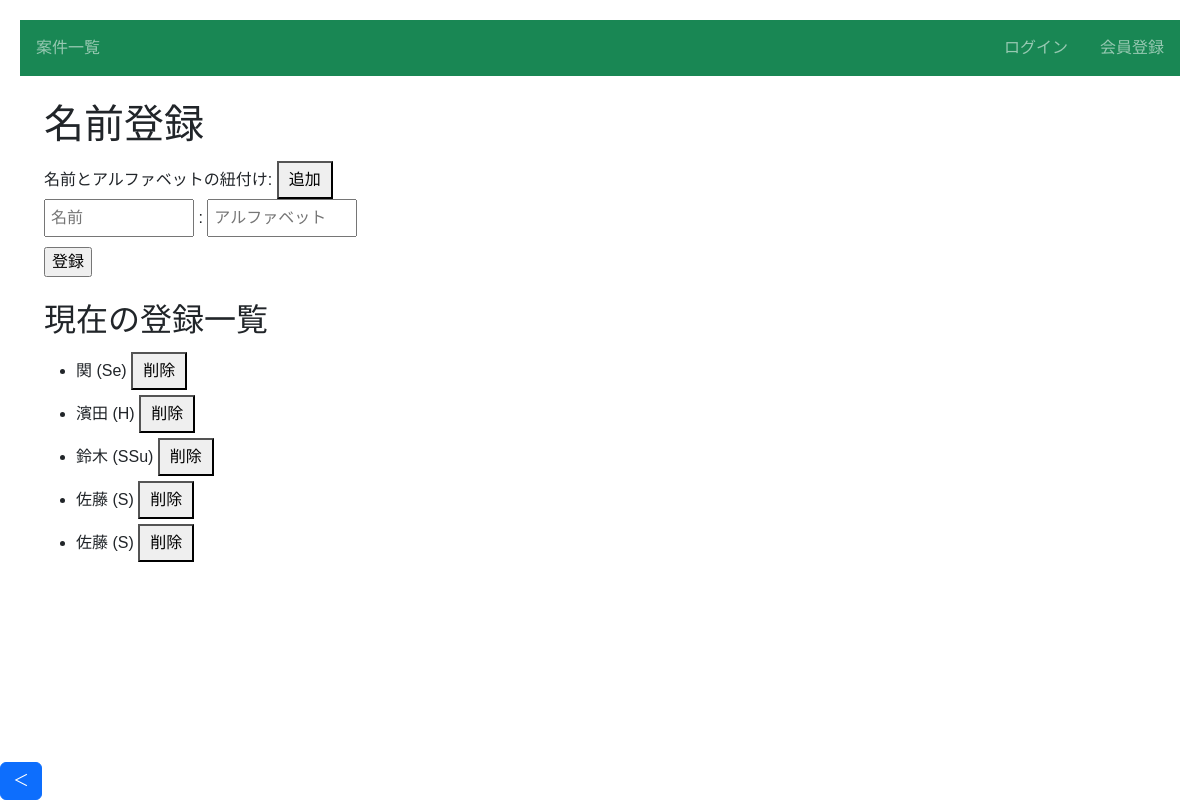
The app's page /article/4/names/ with its own data.
### infra/models.py (models this page shows, shortened)
class NameEntry(models.Model):
    name = models.CharField(max_length=50)
    alphabet_regex = RegexValidator(regex=r"[A-Za-z]+")
    alphabet = models.CharField(max_length=50, validators=[alphabet_regex])
    article = models.ForeignKey(Article, on_delete=models.CASCADE, null=True, blank=True)

### infra/views.py (the view, shortened to what this page needs)
# urls.py: path('article/<int:article_pk>/names/', views.names_list, name='names-list'),# 名前とアルファベットの紐付け
def names_list(request, article_pk):
    alphabet_list = request.POST.getlist("name_alphabet")
    name_entries = NameEntry.objects.filter(article=article_pk)
    return render(request, 'names_list.html', {'article_pk': article_pk, "form": NameEntryForm(), 'name_entries': name_entries})

### infra/forms.py
class NameEntryForm(forms.ModelForm):
    class Meta:
        model = NameEntry
        fields = ['name', 'alphabet', 'article']

### templates/names_list.html (shortened to what this page needs)
{% extends 'base.html' %}
{% block h1 %}名前登録{% endblock %}
{% block content %}
    <form action="" method="post">
        <div class="form-number-section">
            <label>名前とアルファベットの紐付け:</label>
            <button type="button" onclick="addSerialEntry()">追加</button>
            <div id="name-entries" class="entries">
                <div class="entry">
                    <input type="name" placeholder="名前" name="name_alphabet"> : <input type="alphabet" placeholder="アルファベット" min="1" name="name_alphabet">
                </div>
            </div>
        </div>
        <input type="submit" value="登録">
    </form>
    <h2>現在の登録一覧</h2>
    <ul>
    {% for entry in name_entries %}
        <li>
            {{ entry.name }} ({{ entry.alphabet }})
            <form action="{% url 'delete_name_entry' entry.id %}" method="post" style="display:inline;">
                <button type="submit">削除</button>
            </form>
        </li>
    {% empty %}
        <p>登録されている名前がありません。</p>
    {% endfor %}
    </ul>
{% endblock %}

### templates/names_list.html (style rules this page uses)
body { font-family: Arial, sans-serif; margin: 20px; }
.form-section input, .form-section select, .form-number-section input, .form-number-section select { width: 150px; padding: 5px; margin-bottom: 10px; }
.form-number-section { align-items: center; gap: 10px; }
.form-number-section .entries .entry { display: inline-block; margin-right: 10px; white-space: nowrap; gap: 10px; }
button { margin-top: 5px; padding: 5px 10px; cursor: pointer; }

### records on screen
NameEntry: name "関", alphabet "Se"
NameEntry: name "濱田", alphabet "H"
NameEntry: name "鈴木", alphabet "SSu"
NameEntry: name "佐藤", alphabet "S"
NameEntry: name "佐藤", alphabet "S"
